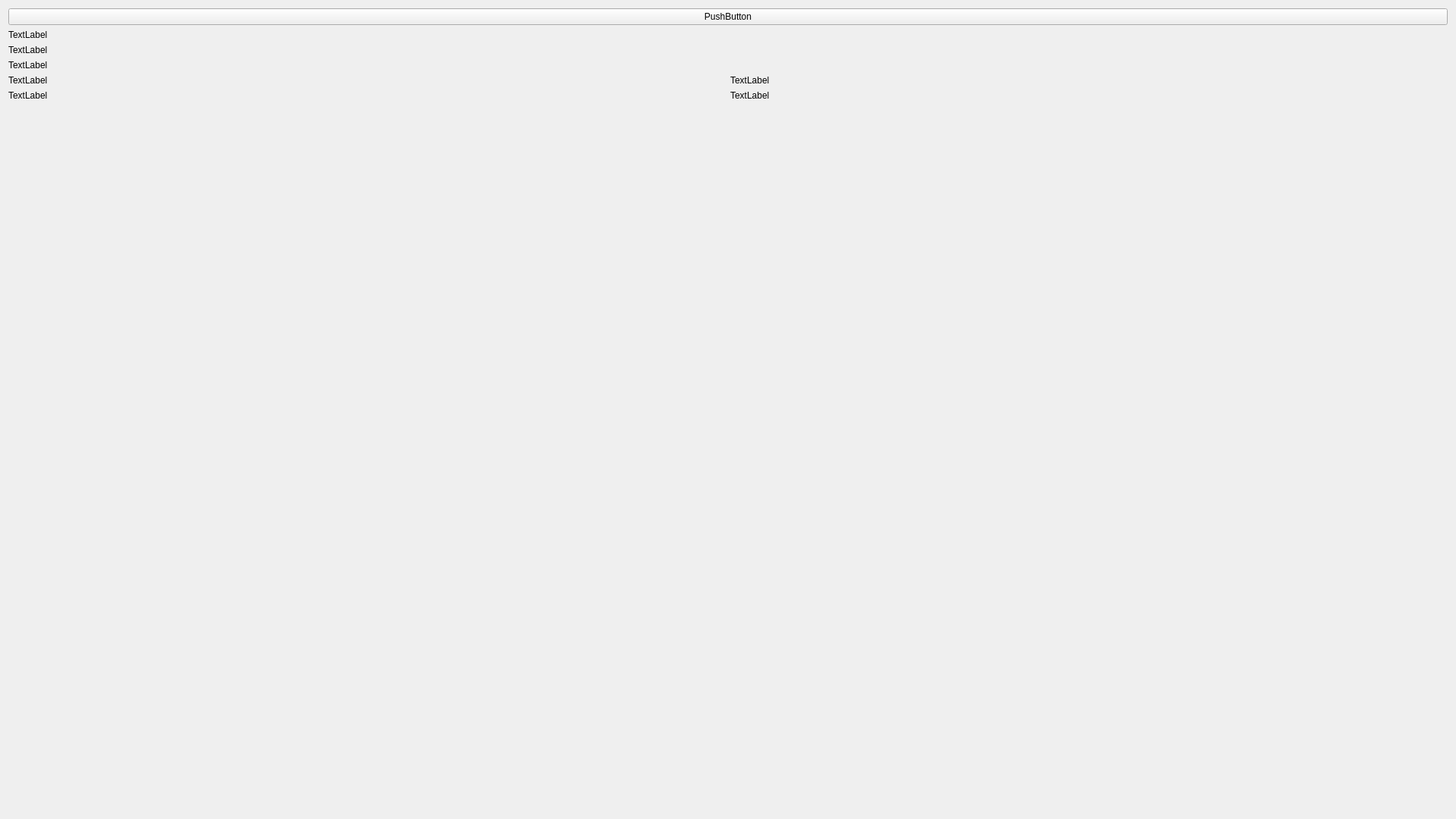
<?xml version="1.0" encoding="UTF-8"?>
<ui version="4.0">
 <class>Form</class>
 <widget class="QWidget" name="Form">
  <property name="geometry">
   <rect>
    <x>0</x>
    <y>0</y>
    <width>1920</width>
    <height>1080</height>
   </rect>
  </property>
  <property name="minimumSize">
   <size>
    <width>0</width>
    <height>0</height>
   </size>
  </property>
  <property name="windowTitle">
   <string>Form</string>
  </property>
  <layout class="QVBoxLayout" name="vlayout">
   <item>
    <layout class="QVBoxLayout" name="global_vlayout">
     <item>
      <widget class="QPushButton" name="pushButton">
       <property name="text">
        <string>PushButton</string>
       </property>
      </widget>
     </item>
     <item>
      <widget class="QLabel" name="trace_name">
       <property name="maximumSize">
        <size>
         <width>16777215</width>
         <height>60</height>
        </size>
       </property>
       <property name="text">
        <string>TextLabel</string>
       </property>
      </widget>
     </item>
     <item>
      <widget class="QLabel" name="debate_title">
       <property name="maximumSize">
        <size>
         <width>16777215</width>
         <height>60</height>
        </size>
       </property>
       <property name="text">
        <string>TextLabel</string>
       </property>
      </widget>
     </item>
     <item>
      <widget class="QLabel" name="turn_name">
       <property name="maximumSize">
        <size>
         <width>16777215</width>
         <height>40</height>
        </size>
       </property>
       <property name="text">
        <string>TextLabel</string>
       </property>
      </widget>
     </item>
     <item>
      <layout class="QHBoxLayout" name="hlayout">
       <item>
        <layout class="QVBoxLayout" name="pros_vlayout">
         <item>
          <widget class="QLabel" name="pros_debate">
           <property name="maximumSize">
            <size>
             <width>16777215</width>
             <height>40</height>
            </size>
           </property>
           <property name="text">
            <string>TextLabel</string>
           </property>
          </widget>
         </item>
         <item>
          <widget class="QLabel" name="pros_name">
           <property name="maximumSize">
            <size>
             <width>16777215</width>
             <height>40</height>
            </size>
           </property>
           <property name="text">
            <string>TextLabel</string>
           </property>
          </widget>
         </item>
         <item>
          <layout class="QHBoxLayout" name="pros_hlayout">
           <item>
            <spacer name="verticalSpacer">
             <property name="orientation">
              <enum>Qt::Vertical</enum>
             </property>
             <property name="sizeHint" stdset="0">
              <size>
               <width>20</width>
               <height>40</height>
              </size>
             </property>
            </spacer>
           </item>
          </layout>
         </item>
        </layout>
       </item>
       <item>
        <layout class="QVBoxLayout" name="mid_vlayout">
         <item>
          <layout class="QHBoxLayout" name="horizontalLayout"/>
         </item>
        </layout>
       </item>
       <item>
        <layout class="QVBoxLayout" name="cons_vlayout">
         <item>
          <widget class="QLabel" name="cons_debate">
           <property name="maximumSize">
            <size>
             <width>16777215</width>
             <height>40</height>
            </size>
           </property>
           <property name="text">
            <string>TextLabel</string>
           </property>
          </widget>
         </item>
         <item>
          <widget class="QLabel" name="cons_name">
           <property name="maximumSize">
            <size>
             <width>16777215</width>
             <height>40</height>
            </size>
           </property>
           <property name="text">
            <string>TextLabel</string>
           </property>
          </widget>
         </item>
         <item>
          <layout class="QHBoxLayout" name="cons_hlayout">
           <item>
            <spacer name="verticalSpacer_2">
             <property name="orientation">
              <enum>Qt::Vertical</enum>
             </property>
             <property name="sizeHint" stdset="0">
              <size>
               <width>20</width>
               <height>40</height>
              </size>
             </property>
            </spacer>
           </item>
          </layout>
         </item>
        </layout>
       </item>
      </layout>
     </item>
    </layout>
   </item>
  </layout>
 </widget>
 <resources/>
 <connections/>
 <slots>
  <slot>clicked()</slot>
 </slots>
</ui>
